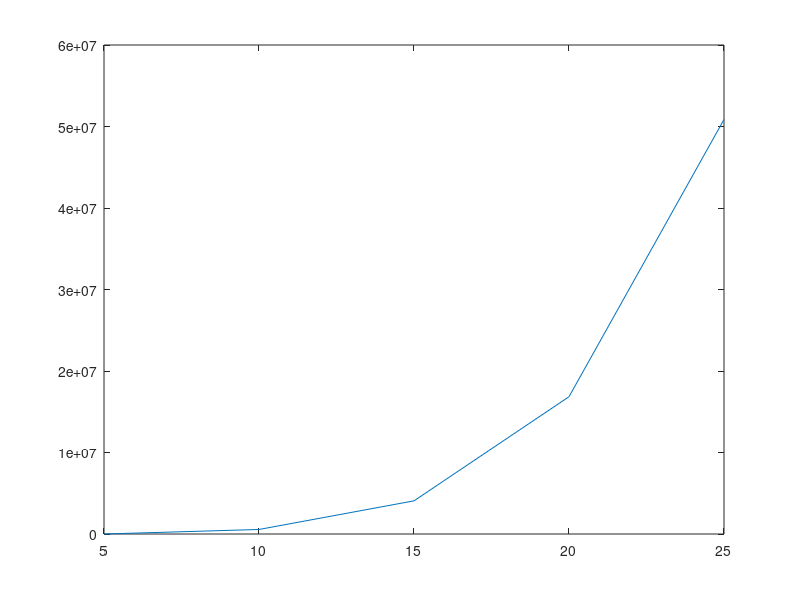

This figure's MATLAB source:
function plot_poly

clc

disp("Questo Script Disegna Una Funzione Polinomiale Data")
disp("")

% Inserimento Grado Polinomio
do
	n=input("Inserisci il grado del polinomio richiesto, positivo ed intero : ");
until ( n > 0 )

% Inserimento Coefficenti
disp ("")
disp("Inserisci I Coefficenti Partendo Dal Termine Noto : ")
for a=1:(n+1)
	V(a)=input(sprintf("a[%o]=",a));
end

% Punto Iniziale
x(1)=input("Inserisci Il Valore Iniziale Della Funzione : ");

% Numero Di Punti Rappresentati
do
	punti=input("Inserisci Il Numero Di Punti Da Rappresentare : ");
until punti>0

% Passo
do
	passo=input("Inserisci Il Passo Della Funzione : ");
until passo>0

% Calcolo Punti
for s=2:punti
	x(s)=x(s-1)+passo;
	k=0;
	for c=1:(n+1)
		r=(c-1);
		b=(V(c)*(x(s))^(r));
		k=(k+b);
	end
	y(s)=k;
end

% Grafico
plot (x,y,"-")

endfunction
